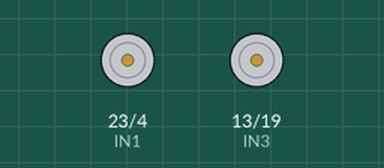
A sketch run on a simulated Arduino Mega 2560, built with avr-gcc and run on an emulated ATmega2560. Parts: motor-driver pin pairs drawn as motors (green arrow = first pin HIGH = forward, orange = second pin HIGH = backward, longer = more drive, scaled by the enable pin). What the sketch prints to the serial monitor is not drawn.

Above: at 2.5 s.
At 7.7 s:
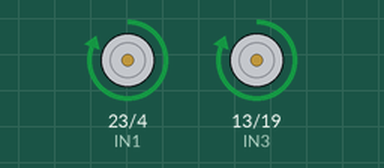
At 12.8 s:
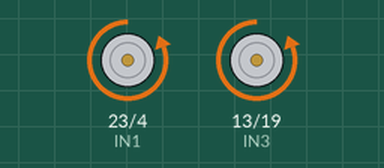
Timing chart, 0 to 29.4 s (numbered marks = the images above):
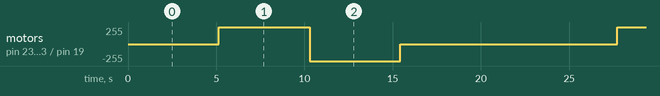

The sketch:

control_motor.ino
```cpp
#define ENA 18
#define ENB 17
#define IN1 23
#define IN2 4
#define IN3 13
#define IN4 19

const int start_pwm = 95;

void setup() {
init_motor();

  Serial.begin(115200);
}

void setMotor(int spdKanan, int spdKiri) {
  // Motor kanan
  if (spdKanan > 0) {
    digitalWrite(IN1, HIGH);
    digitalWrite(IN2, LOW);
  } else if (spdKanan < 0) {
    digitalWrite(IN1, LOW);
    digitalWrite(IN2, HIGH);
  } else { // berhenti
    digitalWrite(IN1, LOW);
    digitalWrite(IN2, LOW);
  }
  analogWrite(ENA, constrain(abs(spdKanan), 0, 255));

  // Motor kiri
  if (spdKiri > 0) {
    digitalWrite(IN3, HIGH);
    digitalWrite(IN4, LOW);
  } else if (spdKiri < 0) {
    digitalWrite(IN3, LOW);
    digitalWrite(IN4, HIGH);
  } else { // berhenti
    digitalWrite(IN3, LOW);
    digitalWrite(IN4, LOW);
  }
  analogWrite(ENB, constrain(abs(spdKiri), 0, 255));
}

void loop() {
  // contoh penggunaan

  for(int i =0; i<=255; i++){
    setMotor(i,i);
    Serial.println(i);
    delay(40);
  }
  for(int i =255; i>=0; i--){
    setMotor(-i,-i);
    Serial.println(-i);
    delay(40);
  }

  delay(2000);
}


void init_motor(){
pinMode(ENA, OUTPUT);
  pinMode(ENB, OUTPUT);
  pinMode(IN1, OUTPUT);
  pinMode(IN2, OUTPUT);
  pinMode(IN3, OUTPUT);
  pinMode(IN4, OUTPUT);
}
```

Measured:
- by itself, motor on pin 23 (IN1) / pin 4 (IN2), motor on pin 13 (IN3) / pin 19 (IN4): repeats every 22.6 s: backward 255/255 5.1 s, stopped 12.3 s, forward 255/255 5.1 s
